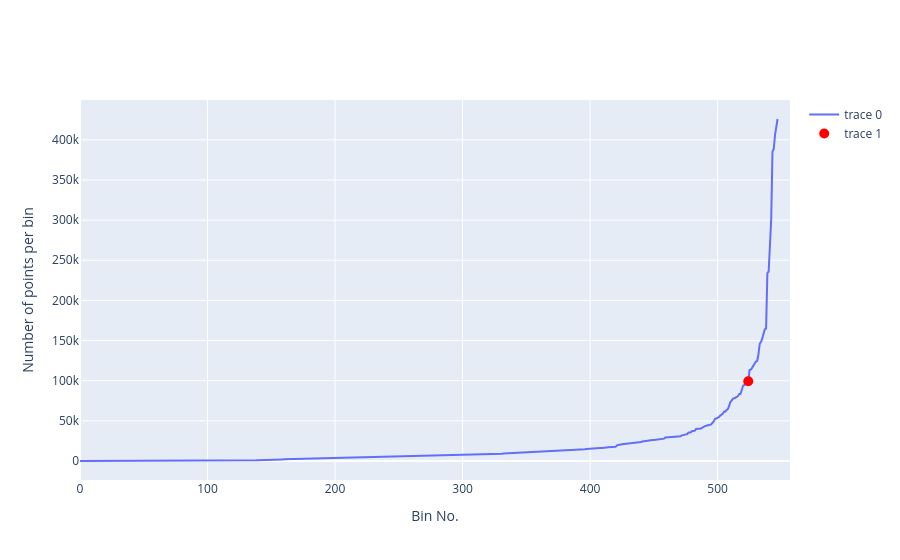

Notebook source saved alongside this figure:
### Code cell
threshold = profileNo_vs_latlon_bins(df_ST, lat_step=2, lon_step=2, show_threshold=True, threshold_quantile=0.99)

### Figure 1 — Plotly figure (JSON) as saved in the notebook; plotly's stock layout.template omitted (floating-point values rounded to 4 significant figures; data arrays with more than 128 entries replaced by an {"elided": "..."} marker saying what was removed)
{"data": [{"type": "scatter", "x": {"elided": "548 int values"}, "y": {"elided": "548 int values"}}, {"marker": {"color": "red", "size": 10}, "mode": "markers", "type": "scatter", "x": [524], "y": [99416]}], "layout": {"xaxis": {"title": {"text": "Bin No."}}, "yaxis": {"title": {"text": "Number of points per bin"}}}}
